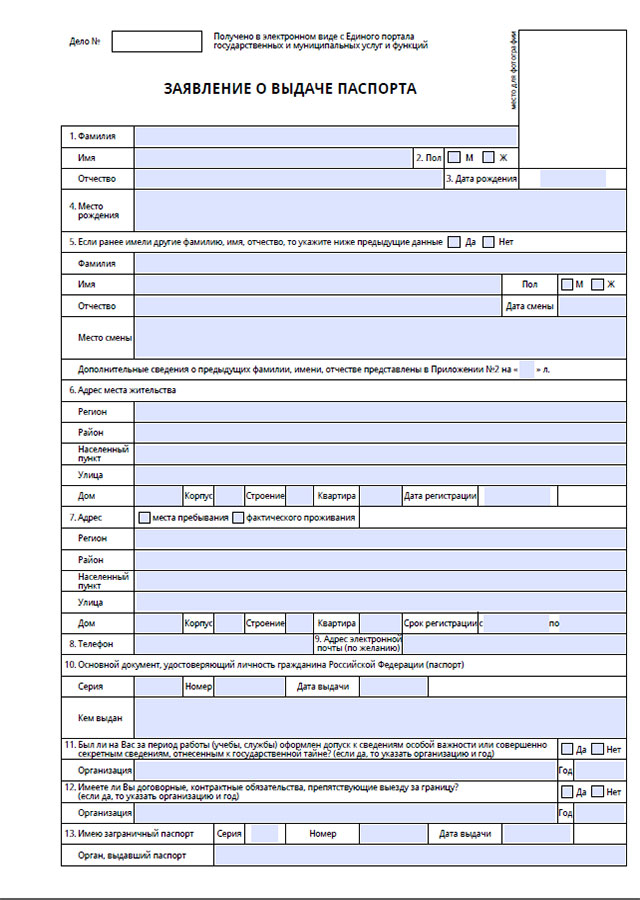
//> input picture prj.cw/image8.jpg, 640 x 900 px
$ ./cw   (built with g++ and OpenCV 4)
//> lines starting //> are read from the running program, lines starting //| are printed output that depends on the picture; after the words box and inside, x2 and y2 are one past the last pixel; in counts of white or black regions, pixels touching at a corner belong together
#include <opencv2/opencv.hpp>
#include <vector>
#include <algorithm>
#include <iostream>
#include <fstream>
#include <sstream>

class DocumentSegmentation {
public:
    cv::Mat segmentImage(const cv::Mat& inputImage) {
        cv::Mat hsvImage;
        cv::cvtColor(inputImage, hsvImage, cv::COLOR_BGR2HSV);

        std::vector<float> hueHistogram(360, 0);
        calculateHueHistogram(hsvImage, hueHistogram);

        std::vector<float> smoothedHistogram = smoothHistogram(hueHistogram);

        std::vector<int> peaks = findPeaks(smoothedHistogram);
        std::vector<int> clusters = clusterHues(smoothedHistogram, peaks);

        return applySegmentation(inputImage, hsvImage, clusters);
    }

    cv::Mat visualizeHistogram(const std::vector<float>& histogram) {
        int hist_w = 512, hist_h = 400;
        int bin_w = cvRound((double)hist_w / histogram.size());
        cv::Mat histImage(hist_h, hist_w, CV_8UC3, cv::Scalar(0, 0, 0));

        float max = *std::max_element(histogram.begin(), histogram.end());
        for (int i = 0; i < histogram.size(); i++) {
            int height = cvRound((float)histogram[i] / max * hist_h);
            cv::line(histImage, cv::Point(bin_w * i, hist_h),
                cv::Point(bin_w * i, hist_h - height),
                cv::Scalar(i / 2, 255, 255), bin_w);
        }

        cv::cvtColor(histImage, histImage, cv::COLOR_HSV2BGR);
        return histImage;
    }

    std::vector<cv::Mat> getSegmentedLayers(const cv::Mat& inputImage, const cv::Mat& hsvImage, const std::vector<int>& clusters) {
        std::vector<cv::Mat> layers;
        int numClusters = *std::max_element(clusters.begin(), clusters.end()) + 1;

        for (int i = 0; i < numClusters; ++i) {
            cv::Mat layer = cv::Mat::zeros(inputImage.size(), CV_8UC3);
            for (int y = 0; y < inputImage.rows; ++y) {
                for (int x = 0; x < inputImage.cols; ++x) {
                    cv::Vec3b hsvPixel = hsvImage.at<cv::Vec3b>(y, x);
                    int hue = static_cast<int>(hsvPixel[0] * 2);
                    if (clusters[hue] == i) {
                        layer.at<cv::Vec3b>(y, x) = inputImage.at<cv::Vec3b>(y, x);
                    }
                }
            }
            layers.push_back(layer);
        }

        return layers;
    }

    void calculateHueHistogram(const cv::Mat& hsvImage, std::vector<float>& histogram) {
        for (int y = 0; y < hsvImage.rows; ++y) {
            for (int x = 0; x < hsvImage.cols; ++x) {
                cv::Vec3b pixel = hsvImage.at<cv::Vec3b>(y, x);
                float hue = pixel[0] * 2.0f;
                histogram[static_cast<int>(hue)]++;
            }
        }
    }

    std::vector<float> smoothHistogram(const std::vector<float>& histogram, int kernelSize = 5) {
        std::vector<float> smoothed(histogram.size());
        cv::Mat histMat(1, histogram.size(), CV_32F);
        std::memcpy(histMat.data, histogram.data(), histogram.size() * sizeof(float));

        cv::GaussianBlur(histMat, histMat, cv::Size(kernelSize, 1), 0);
        std::memcpy(smoothed.data(), histMat.data, histogram.size() * sizeof(float));

        return smoothed;
    }

    std::vector<int> findPeaks(const std::vector<float>& histogram) {
        std::vector<int> peaks;
        for (int i = 1; i < histogram.size() - 1; ++i) {
            if (histogram[i] > histogram[i - 1] && histogram[i] > histogram[i + 1]) {
                // Check if the peak is significant
                if (histogram[i] > 0.1 * (*std::max_element(histogram.begin(), histogram.end()))) {
                    peaks.push_back(i);
                }
            }
        }
        return peaks;
    }

    std::vector<int> clusterHues(const std::vector<float>& histogram, const std::vector<int>& peaks) {
        std::vector<int> clusters(360, -1);
        for (int i = 0; i < peaks.size(); ++i) {
            int left = i > 0 ? (peaks[i] + peaks[i - 1]) / 2 : 0;
            int right = i < peaks.size() - 1 ? (peaks[i] + peaks[i + 1]) / 2 : 359;

            for (int j = left; j <= right; ++j) {
                clusters[j] = i;
            }
        }
        return clusters;
    }

    double calculateIntraClusterVariance(const cv::Mat& inputImage, const cv::Mat& segmentedImage) {
        std::vector<std::vector<cv::Vec3b>> clusters(256);  // Предполагаем максимум 256 кластеров

        for (int y = 0; y < segmentedImage.rows; ++y) {
            for (int x = 0; x < segmentedImage.cols; ++x) {
                cv::Vec3b color = segmentedImage.at<cv::Vec3b>(y, x);
                int label = color[0];  // Используем первый канал как метку кластера
                clusters[label].push_back(inputImage.at<cv::Vec3b>(y, x));
            }
        }

        double totalVariance = 0.0;
        int validClusters = 0;

        for (const auto& cluster : clusters) {
            if (cluster.empty()) continue;

            cv::Scalar mean, stddev;
            cv::meanStdDev(cluster, mean, stddev);
            double variance = cv::sum(stddev)[0] / 3.0;  // Среднее по трем каналам
            totalVariance += variance;
            validClusters++;
        }

        return validClusters > 0 ? totalVariance / validClusters : 0.0;
    }

    double calculateInterClusterDistance(const cv::Mat& inputImage, const cv::Mat& hsvImage, const std::vector<int>& clusters) {
        std::vector<cv::Scalar> clusterMeans(256, cv::Scalar(0, 0, 0));
        std::vector<int> clusterCounts(256, 0);

        for (int y = 0; y < inputImage.rows; ++y) {
            for (int x = 0; x < inputImage.cols; ++x) {
                cv::Vec3b color = inputImage.at<cv::Vec3b>(y, x);
                cv::Vec3b hsvPixel = hsvImage.at<cv::Vec3b>(y, x);
                int hue = static_cast<int>(hsvPixel[0] * 2);
                int cluster = clusters[hue];
                clusterMeans[cluster] += cv::Scalar(color);
                clusterCounts[cluster]++;
            }
        }

        std::vector<cv::Scalar> validMeans;
        for (int i = 0; i < 256; ++i) {
            if (clusterCounts[i] > 0) {
                clusterMeans[i] /= clusterCounts[i];
                validMeans.push_back(clusterMeans[i]);
            }
        }

        double totalDistance = 0.0;
        int comparisons = 0;
        for (size_t i = 0; i < validMeans.size(); ++i) {
            for (size_t j = i + 1; j < validMeans.size(); ++j) {
                totalDistance += cv::norm(validMeans[i] - validMeans[j]);
                comparisons++;
            }
        }

        return comparisons > 0 ? totalDistance / comparisons : 0.0;
    }

private:
    cv::Mat applySegmentation(const cv::Mat& inputImage, const cv::Mat& hsvImage, const std::vector<int>& clusters) {
        cv::Mat segmented = cv::Mat::zeros(inputImage.size(), CV_8UC3);
        std::vector<cv::Vec3b> clusterColors = {
            cv::Vec3b(255, 0, 0),   // Красный
            cv::Vec3b(0, 255, 0),   // Зеленый
            cv::Vec3b(0, 0, 255),   // Синий
            cv::Vec3b(255, 255, 0), // Желтый
            cv::Vec3b(255, 0, 255), // Пурпурный
            cv::Vec3b(0, 255, 255), // Голубой
            cv::Vec3b(128, 128, 128), // Серый
            // Добавьте больше цветов, если необходимо
        };

        for (int y = 0; y < segmented.rows; ++y) {
            for (int x = 0; x < segmented.cols; ++x) {
                cv::Vec3b hsvPixel = hsvImage.at<cv::Vec3b>(y, x);
                int hue = static_cast<int>(hsvPixel[0] * 2); // Convert back to [0, 360] range
                int cluster = clusters[hue];
                if (cluster != -1) {
                    segmented.at<cv::Vec3b>(y, x) = clusterColors[cluster % clusterColors.size()];
                }
            }
        }

        return segmented;
    }
};

int main() {
    cv::Mat inputImage = cv::imread("../prj.cw/image8.jpg");
//> inputImage is the input picture: 900 rows x 640 cols, CV_8UC3; mean B, G, R 236.4, 226.7, 224.1
    if (inputImage.empty()) {
        std::cout << "Failed to load image" << std::endl;
        return -1;
    }

    DocumentSegmentation segmenter;
    cv::Mat segmentedImage = segmenter.segmentImage(inputImage);
//> after the loop in calculateHueHistogram, `for (int y = 0; y < hsvImage.rows; ++y)`: histogram = 360 values, max 232640 at index 0, min 0 at index 1, mean 1600
//> in segmentImage, `calculateHueHistogram(hsvImage, hueHistogram);`: hueHistogram has the same summary as histogram in calculateHueHistogram
//> in smoothHistogram, `cv::Mat histMat(1, histogram.size(), CV_32F);`: histMat = 360 values from 0 to 0
//> in smoothHistogram, `std::memcpy(histMat.data, histogram.data(), histogram.size() * sizeof(..`: histMat has the same summary as histogram in calculateHueHistogram
//> in smoothHistogram, `cv::GaussianBlur(histMat, histMat, cv::Size(kernelSize, 1), 0);`: histMat = 360 values, max 87264.5 at index 0, min 27.25 at index 123, mean 1398.2
//> in smoothHistogram, `std::memcpy(smoothed.data(), histMat.data, histogram.size() * sizeof(f..`: smoothed has the same summary as histMat
//> in segmentImage, `std::vector<float> smoothedHistogram = smoothHistogram(hueHistogram);`: smoothedHistogram has the same summary as histMat in smoothHistogram
//> in segmentImage, `std::vector<int> peaks = findPeaks(smoothedHistogram);`: peaks = [228]
//> the loop in clusterHues, `for (int i = 0; i < peaks.size(); ++i)` made 1 pass
//> (left, right) on pass 1: (0, 359)
//> after the loop in clusterHues, `for (int i = 0; i < peaks.size(); ++i)`: clusters = 360 values from 0 to 0

    // Визуализация гистограммы
    cv::Mat hsvImage;
    cv::cvtColor(inputImage, hsvImage, cv::COLOR_BGR2HSV);
    std::vector<float> hueHistogram(360, 0);
    segmenter.calculateHueHistogram(hsvImage, hueHistogram);
//> hueHistogram has the same summary as histogram in calculateHueHistogram
    std::vector<float> smoothedHistogram = segmenter.smoothHistogram(hueHistogram);
//> smoothedHistogram has the same summary as histMat in smoothHistogram
    cv::Mat histogramImage = segmenter.visualizeHistogram(smoothedHistogram);
//> in visualizeHistogram, `int bin_w = cvRound((double)hist_w / histogram.size());`: bin_w = 1
//> in visualizeHistogram, `float max = *std::max_element(histogram.begin(), histogram.end());`: max = 87264.5
//> the loop in visualizeHistogram, `for (int i = 0; i < histogram.size(); i++)` made 360 passes
//> height on passes 1 to 3: 400, 267, 67
//> after the loop in visualizeHistogram, `for (int i = 0; i < histogram.size(); i++)`:
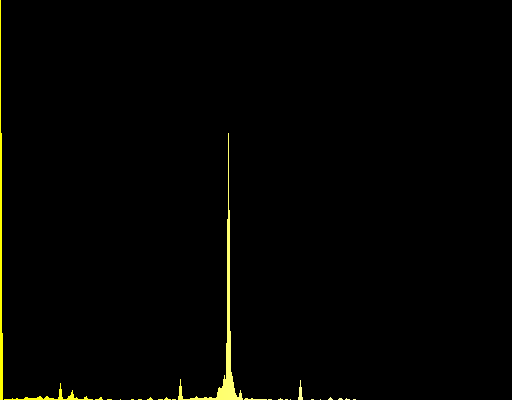
//> histImage: 400 rows x 512 cols, CV_8UC3; mean B, G, R 0.8, 2.9, 2.9
//> in visualizeHistogram, `cv::cvtColor(histImage, histImage, cv::COLOR_HSV2BGR);`:
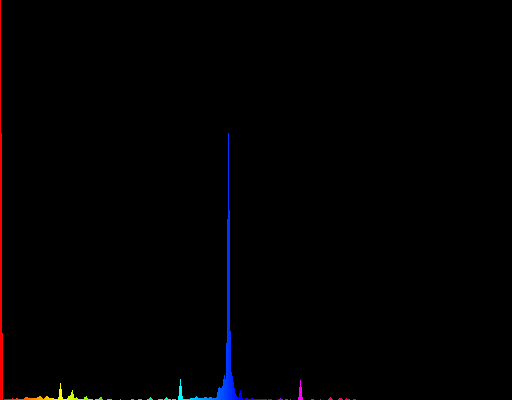
//> histImage: 400 rows x 512 cols, CV_8UC3; 1.12% of pixels changed, all inside (x1, y1, x2, y2) = (0, 0, 356, 400)

    // Получение отдельных слоев
    std::vector<int> peaks = segmenter.findPeaks(smoothedHistogram);
//> peaks = [228]
    std::vector<int> clusters = segmenter.clusterHues(smoothedHistogram, peaks);
//> the loop in clusterHues (call 2), `for (int i = 0; i < peaks.size(); ++i)` made 1 pass
    std::vector<cv::Mat> layers = segmenter.getSegmentedLayers(inputImage, hsvImage, clusters);
//> in getSegmentedLayers, `int numClusters = *std::max_element(clusters.begin(), clusters.end()) ..`: numClusters = 1
//> the loop in getSegmentedLayers, `for (int i = 0; i < numClusters; ++i)` made 1 pass

    // Расчет метрик
    double intraClusterVariance = segmenter.calculateIntraClusterVariance(inputImage, segmentedImage);
//> intraClusterVariance = 51.18
    double interClusterDistance = segmenter.calculateInterClusterDistance(inputImage, hsvImage, clusters);
//> after the loop in calculateInterClusterDistance, `for (int y = 0; y < inputImage.rows; ++y)`: clusterMeans = 256 Scalars, first 8: [136138711, 130603350, 129088629, 0], [0, 0, 0, 0], [0, 0, 0, 0], [0, 0, 0, 0], [0, 0, 0, 0], [0, 0, 0, 0], [0, 0, 0, 0], [0, 0, 0, 0]; clusterCounts = 256 values, max 576000 at index 0, min 0 at index 1, mean 2250
//> the loop in calculateInterClusterDistance, `for (size_t i = 0; i < validMeans.size(); ++i)` made 1 pass
//> (totalDistance, comparisons) on pass 1: (0, 0)
//> after the loop in calculateInterClusterDistance, `for (size_t i = 0; i < validMeans.size(); ++i)`: totalDistance = 0
//> interClusterDistance = 0

    // Запись метрик в файл
    std::ofstream metricsFile("../prj.cw/segmentation_metrics.txt");
    if (metricsFile.is_open()) {
        metricsFile << "Intra-cluster Variance: " << intraClusterVariance << std::endl;
        metricsFile << "Inter-cluster Distance: " << interClusterDistance << std::endl;
        metricsFile.close();
        std::cout << "Metrics have been written to segmentation_metrics.txt" << std::endl;
    }
    else {
        std::cout << "Unable to open file for writing metrics" << std::endl;
    }

    // Чтение и отображение содержимого файла
    std::ifstream readMetricsFile("../prj.cw/segmentation_metrics.txt");
    if (readMetricsFile.is_open()) {
        std::stringstream buffer;
        buffer << readMetricsFile.rdbuf();
        std::string fileContents = buffer.str();
        std::cout << "Contents of segmentation_metrics.txt:" << std::endl;
        std::cout << fileContents << std::endl;
        readMetricsFile.close();
    }
    else {
        std::cout << "Unable to open file for reading metrics" << std::endl;
    }

    // Отображение результатов
    cv::imshow("Original Image", inputImage);
    cv::imshow("Segmented Image", segmentedImage);
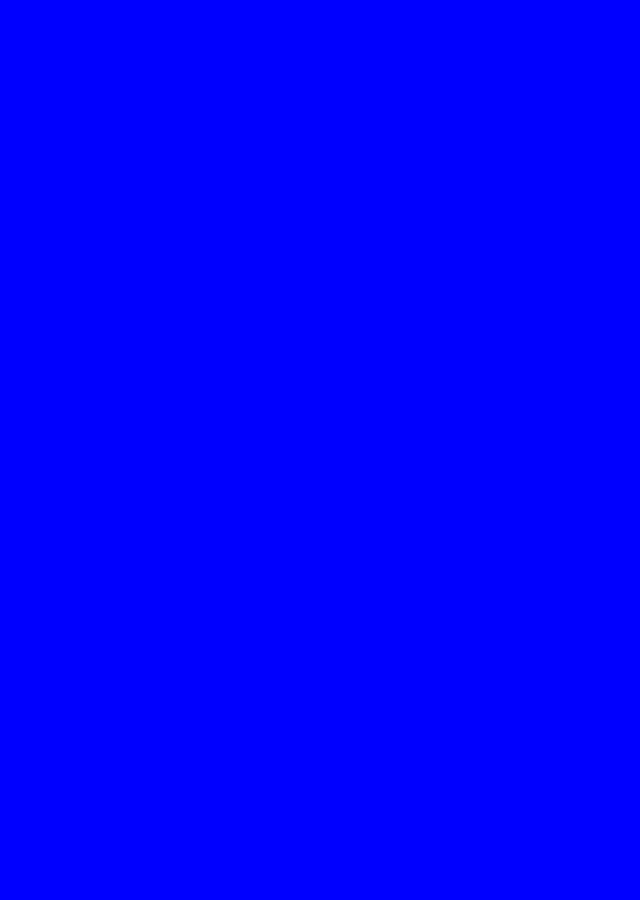
//> window 'Segmented Image': 900 rows x 640 cols, CV_8UC3; mean B, G, R 255, 0, 0
    cv::imshow("Hue Histogram", histogramImage);

    // Отображение каждого слоя
    for (size_t i = 0; i < layers.size(); ++i) {
        cv::imshow("Layer " + std::to_string(i), layers[i]);
    }
//> this loop made 1 pass

    cv::waitKey(0);
    return 0;
}

$ run again, with prj.cw/image0.png saved as prj.cw/image8.jpg
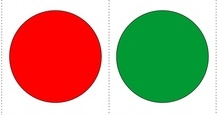
//> input picture prj.cw/image0.png, 217 x 115 px
//> inputImage is the input picture: 115 rows x 217 cols, CV_8UC3; mean B, G, R 130.5, 157.2, 183.4
//> hsvImage: 115 rows x 217 cols, CV_8UC3; mean H, S, V 39.2, 135.6, 223.5
//> after the loop in calculateHueHistogram, `for (int y = 0; y < hsvImage.rows; ++y)`: histogram = 360 values, max 11914 at index 0, min 0 at index 1, mean 69.32
//> in segmentImage, `calculateHueHistogram(hsvImage, hueHistogram);`: hueHistogram has the same summary as histogram in calculateHueHistogram
//> in smoothHistogram, `cv::Mat histMat(1, histogram.size(), CV_32F);`: histMat = 360 values from 0 to 0
//> in smoothHistogram, `std::memcpy(histMat.data, histogram.data(), histogram.size() * sizeof(..`: histMat has the same summary as histogram in calculateHueHistogram
//> in smoothHistogram, `cv::GaussianBlur(histMat, histMat, cv::Size(kernelSize, 1), 0);`: histMat = 360 values, max 4487.2 at index 0, min 0 at index 53, mean 59.17
//> smoothed has the same summary as histMat
//> in segmentImage, `std::vector<float> smoothedHistogram = smoothHistogram(hueHistogram);`: smoothedHistogram has the same summary as histMat in smoothHistogram
//> in segmentImage, `std::vector<int> peaks = findPeaks(smoothedHistogram);`: peaks = [140]
//> the loop in clusterHues, `for (int i = 0; i < peaks.size(); ++i)` made 1 pass
//> (left, right) on pass 1: (0, 359)
//> after the loop in clusterHues, `for (int i = 0; i < peaks.size(); ++i)`: clusters = 360 values from 0 to 0
//> `segmenter.calculateHueHistogram(hsvImage, hueHistogram);`: hueHistogram has the same summary as histogram in calculateHueHistogram
//> `std::vector<float> smoothedHistogram = segmenter.smoothHistogram(hueHi..`: smoothedHistogram has the same summary as histMat in smoothHistogram
//> bin_w = 1
//> max = 4487.2
//> the loop in visualizeHistogram, `for (int i = 0; i < histogram.size(); i++)` made 360 passes
//> height on passes 1 to 3: 400, 269, 72
//> after the loop in visualizeHistogram, `for (int i = 0; i < histogram.size(); i++)`:
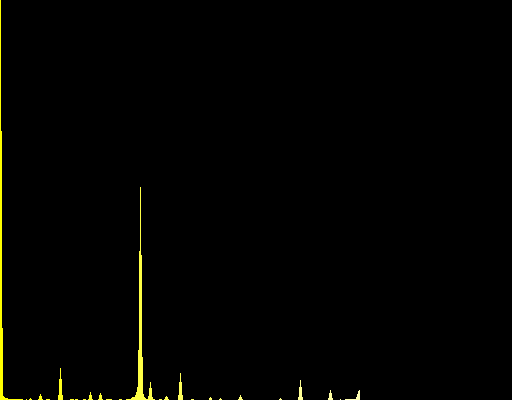
//> histImage: 400 rows x 512 cols, CV_8UC3; mean B, G, R 0.4, 2.3, 2.3
//> in visualizeHistogram, `cv::cvtColor(histImage, histImage, cv::COLOR_HSV2BGR);`:
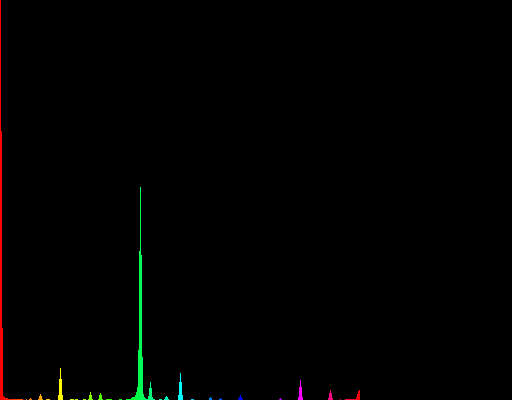
//> histImage: 400 rows x 512 cols, CV_8UC3; 0.92% of pixels changed, all inside (x1, y1, x2, y2) = (0, 0, 360, 400)
//> `std::vector<int> peaks = segmenter.findPeaks(smoothedHistogram);`: peaks = [140]
//> the loop in clusterHues (call 2), `for (int i = 0; i < peaks.size(); ++i)` made 1 pass
//> numClusters = 1
//> the loop in getSegmentedLayers, `for (int i = 0; i < numClusters; ++i)` made 1 pass
//> intraClusterVariance = 108.3
//> after the loop in calculateInterClusterDistance, `for (int y = 0; y < inputImage.rows; ++y)`: clusterMeans = 256 Scalars, first 8: [3256786, 3923603, 4576386, 0], [0, 0, 0, 0], [0, 0, 0, 0], [0, 0, 0, 0], [0, 0, 0, 0], [0, 0, 0, 0], [0, 0, 0, 0], [0, 0, 0, 0]; clusterCounts = 256 values, max 24955 at index 0, min 0 at index 1, mean 97.48
//> the loop in calculateInterClusterDistance, `for (size_t i = 0; i < validMeans.size(); ++i)` made 1 pass
//> (totalDistance, comparisons) on pass 1: (0, 0)
//> after the loop in calculateInterClusterDistance, `for (size_t i = 0; i < validMeans.size(); ++i)`: totalDistance = 0
//> the loop `for (size_t i = 0; i < layers.size(); ++i)` made 1 pass
